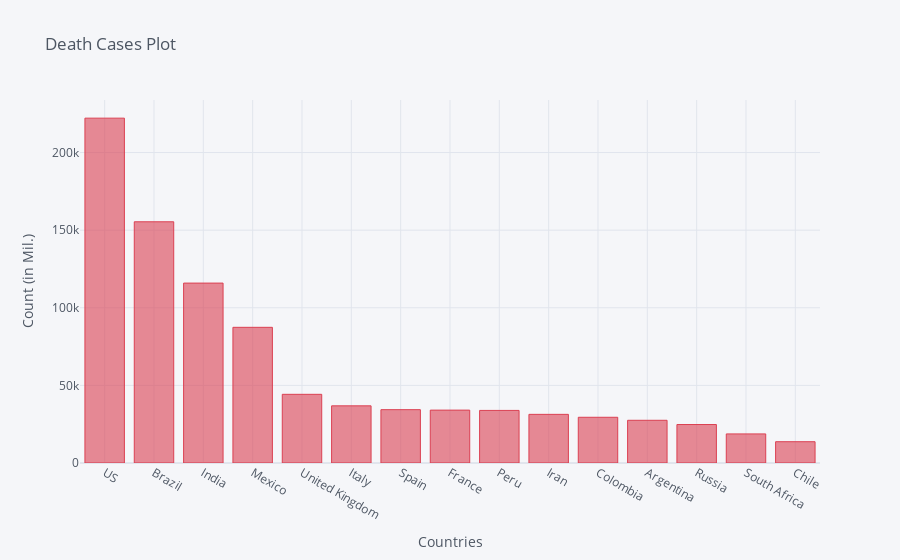

The notebook cell saved with this chart:
### Code cell
death_df2_plot.iplot(kind='bar', x='Country/Region', y='10/21/20',color='red',
                    title='Death Cases Plot',xTitle='Countries',yTitle='Count (in Mil.)')

### Figure 1 — Plotly figure (JSON) as saved in the notebook; plotly's stock layout.template omitted (floating-point values rounded to 4 significant figures)
{"data": [{"marker": {"color": "rgba(219, 64, 82, 0.6)", "line": {"color": "rgba(219, 64, 82, 1.0)", "width": 1}}, "name": "10/21/20", "orientation": "v", "text": "", "type": "bar", "x": ["US", "Brazil", "India", "Mexico", "United Kingdom", "Italy", "Spain", "France", "Peru", "Iran", "Colombia", "Argentina", "Russia", "South Africa", "Chile"], "y": [222176, 155403, 115914, 87415, 44248, 36832, 34366, 34075, 33875, 31346, 29464, 27519, 24786, 18741, 13719]}], "layout": {"legend": {"bgcolor": "#F5F6F9", "font": {"color": "#4D5663"}}, "paper_bgcolor": "#F5F6F9", "plot_bgcolor": "#F5F6F9", "title": {"font": {"color": "#4D5663"}, "text": "Death Cases Plot"}, "xaxis": {"gridcolor": "#E1E5ED", "showgrid": true, "tickfont": {"color": "#4D5663"}, "title": {"font": {"color": "#4D5663"}, "text": "Countries"}, "zerolinecolor": "#E1E5ED"}, "yaxis": {"gridcolor": "#E1E5ED", "showgrid": true, "tickfont": {"color": "#4D5663"}, "title": {"font": {"color": "#4D5663"}, "text": "Count (in Mil.)"}, "zerolinecolor": "#E1E5ED"}}}
